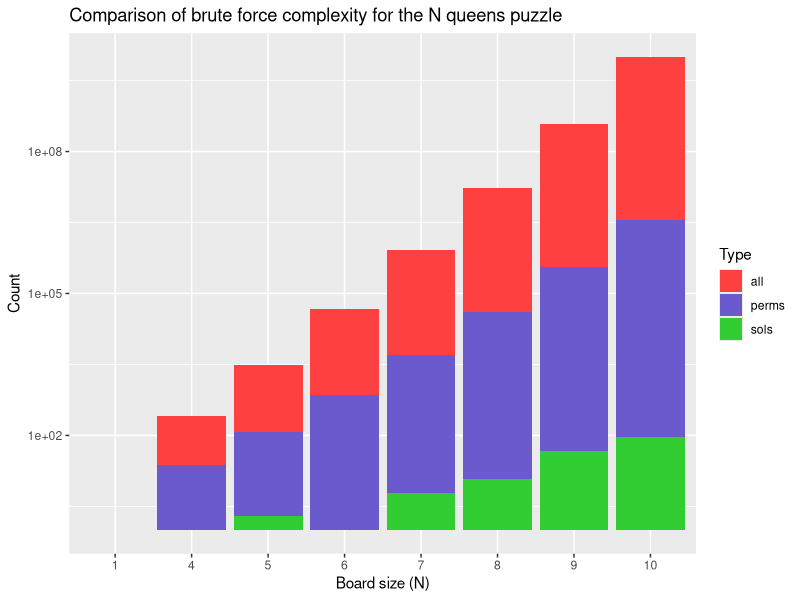
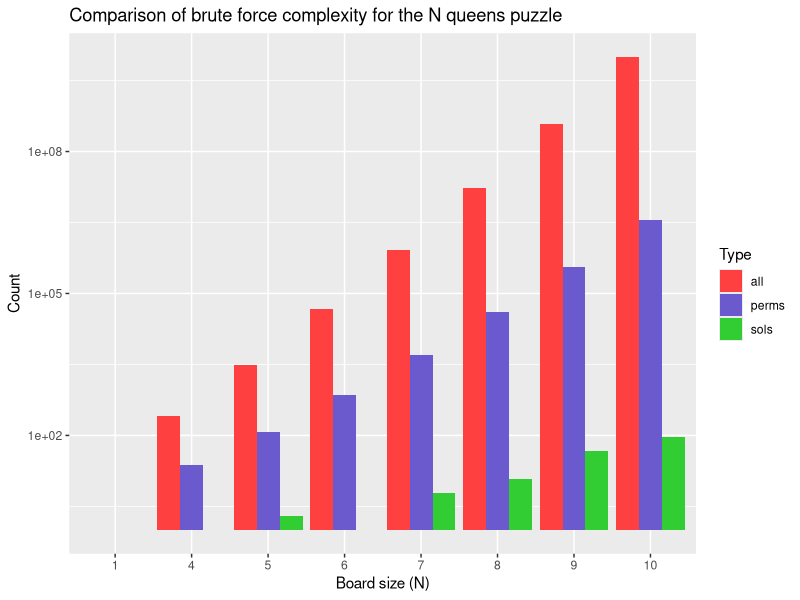

R code for these plots, in order:
# Comparison between brute force methods complexity for the N queen puzzle
# Author: Alfredo Hernández <aldomann.designs@gmail.com>

library(tidyverse)

# Raw data -------------------------------------------------

n <- c(1, 4, 5, 6, 7, 8, 9, 10)
sols <- c(1, 1, 2, 1, 6, 12, 46, 92)
all <- n^n
perms <- factorial(n)

# Data visualisation ---------------------------------------

# First method (stacked)
queens.df <- data.frame(cbind(n,sols,all,perms))

ggplot(queens.df, aes(x = as.factor(n))) +
	geom_bar(aes(y = all, fill = "all"), stat = "identity") +
	geom_bar(aes(y = perms, fill = "perms"), stat = "identity") +
	geom_bar(aes(y = sols, fill = "sols"), stat = "identity") +
	scale_fill_manual(values = c("all" = "brown1", "perms" = "slateblue", "sols" = "limegreen")) +
	scale_y_log10() +
	labs(title =  "Comparison of brute force complexity for the N queens puzzle",
			 x = "Board size (N)", y = "Count", fill = "Type")

# Second method (dodge)
library(reshape2)
queens.df2 <- melt(data.frame(cbind(n,all,perms,sols)),id.vars = 1)

ggplot(queens.df2, aes(x = as.factor(n), y = value)) +
	geom_bar(aes(fill = variable),stat = "identity",position = "dodge") +
	scale_fill_manual(values = c("all" = "brown1", "perms" = "slateblue", "sols" = "limegreen")) +
	scale_y_log10() +
	labs(title =  "Comparison of brute force complexity for the N queens puzzle",
			 x = "Board size (N)", y = "Count", fill = "Type")
